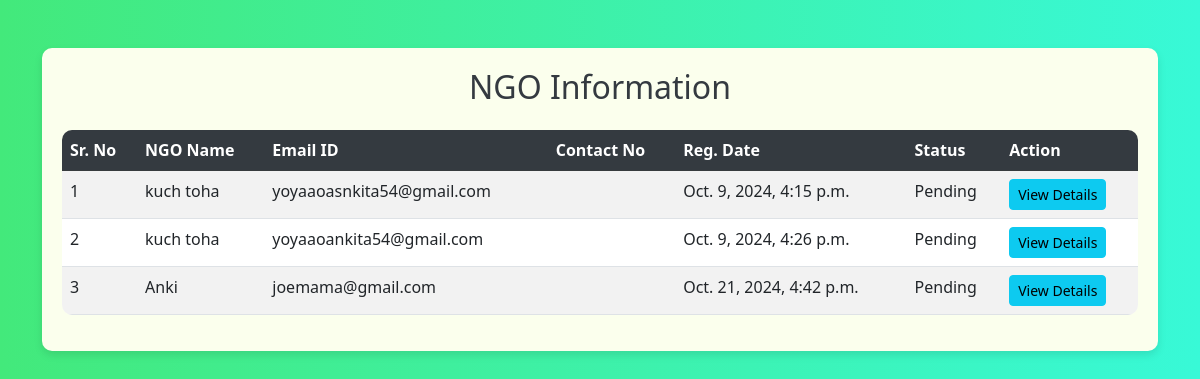
Page /new_ngo (signed in) on the committed database.
### donation/models.py (models this page shows, shortened)
class NGO(models.Model):
    user = models.ForeignKey(User,on_delete=models.CASCADE)
    contact = models.CharField(null=True, max_length=10)
    address = models.CharField(null=True, max_length=300)
    userpic = models.FileField(null=True)
    idpic = models.FileField(null=True)
    aboutme = models.CharField(null=True, max_length=300)
    status = models.CharField(max_length=20, choices=[('Pending', 'Pending'), ('Approved', 'Approved'), ('Rejected', 'Rejected')], default='Pending')
    regdate = models.DateTimeField(auto_now_add=True)
    adminremark = models.CharField(null=True, max_length=300)
    updationdate = models.DateField(null=True)
    city = models.ForeignKey(City, on_delete=models.CASCADE, null=True, blank=True)
    email = models.EmailField(unique=True, null=True, blank=True)
    category = models.ManyToManyField(Category, related_name='ngos')

### donation/views.py (the view)
# urls.py: path("new_ngo",new_ngo,name="new_ngo"),
def new_ngo(request):
    if not request.user.is_authenticated:
        return redirect('admin_login')
    ngo = NGO.objects.filter(status="Pending")
    return render(request,'new_ngo.html',locals())

### donation/templates/new_ngo.html (shortened to what this page needs)
<!DOCTYPE html>
<html lang="en">
<head>
    <link href="https://cdn.jsdelivr.net/npm/bootstrap@5.3.0-alpha3/dist/css/bootstrap.min.css" rel="stylesheet">
</head>
<body>
<div class="container mt-5">
    <div class="table-container">
        <h2 class="mb-4">NGO Information</h2>
        <table class="table table-striped table-hover">
            <thead class="table-dark">
                <tr>
                    <th scope="col">Sr. No</th>
                    <th scope="col">NGO Name</th>
                    <th scope="col">Email ID</th>
                    <th scope="col">Contact No</th>
                    <th scope="col">Reg. Date</th>
                    <th scope="col">Status</th>
                    <th scope="col">Action</th>
                </tr>
            </thead>
            <tbody>
                {% for i in ngo %}
                <tr>
                    <td>{{ forloop.counter }}</td>
                    <td>{{ i.user.first_name }}</td>
                    <td>{{ i.user.username }}</td>
                    <td>{{ i.contact_no }}</td>
                    <td>{{ i.regdate }}</td>
                    <td>{{ i.status }}</td>
                    <td>
                        <a href="{% url 'view_ngodetail' i.id %}" class="btn btn-info btn-sm">View Details</a>
                    </td>
                </tr>
                {% empty %}
                <tr>
                    <td colspan="7" class="text-center">No NGOs found</td>
                </tr>
                {% endfor %}
            </tbody>
        </table>
    </div>
</div>
</body>
</html>

### donation/templates/new_ngo.html (style rules this page uses)
body { background-image: linear-gradient(to right, #43e97b 0%, #38f9d7 100%); }
.table-container { background-color: rgb(251, 255, 237); padding: 20px; border-radius: 10px; box-shadow: 0 4px 8px rgba(0, 0, 0, 0.1); }
.table { border-radius: 10px; overflow: hidden; }
.table th { background-color: #343a40; color: white; }
h2 { text-align: center; color: #343a40; }

### rows in the picture
NGO: user.first_name "kuch toha", user.username "yoyaaoasnkita54@gmail.com", regdate "Oct. 9, 2024, 4:15 p.m.", status "Pending"
NGO: user.first_name "kuch toha", user.username "yoyaaoankita54@gmail.com", regdate "Oct. 9, 2024, 4:26 p.m.", status "Pending"
NGO: user.first_name "Anki", user.username "joemama@gmail.com", regdate "Oct. 21, 2024, 4:42 p.m.", status "Pending"
